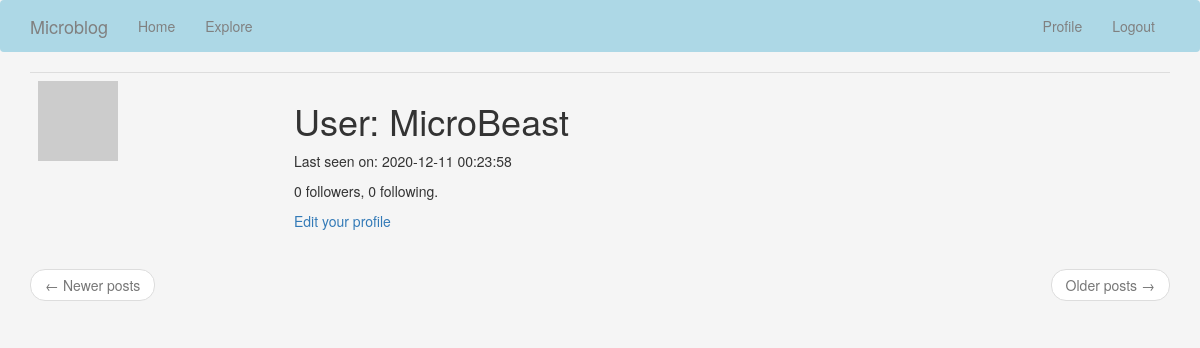
The page /user/MicroBeast (signed in) on the database as committed earlier.
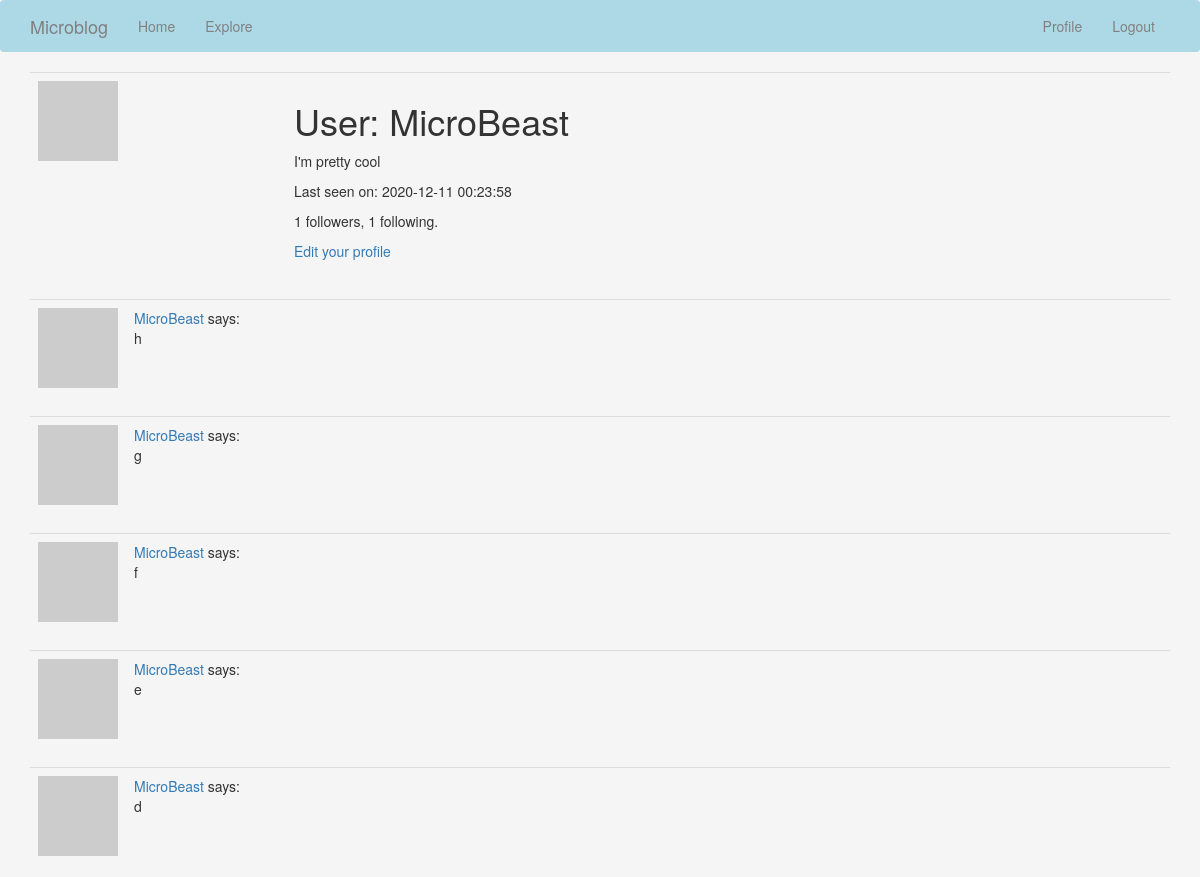
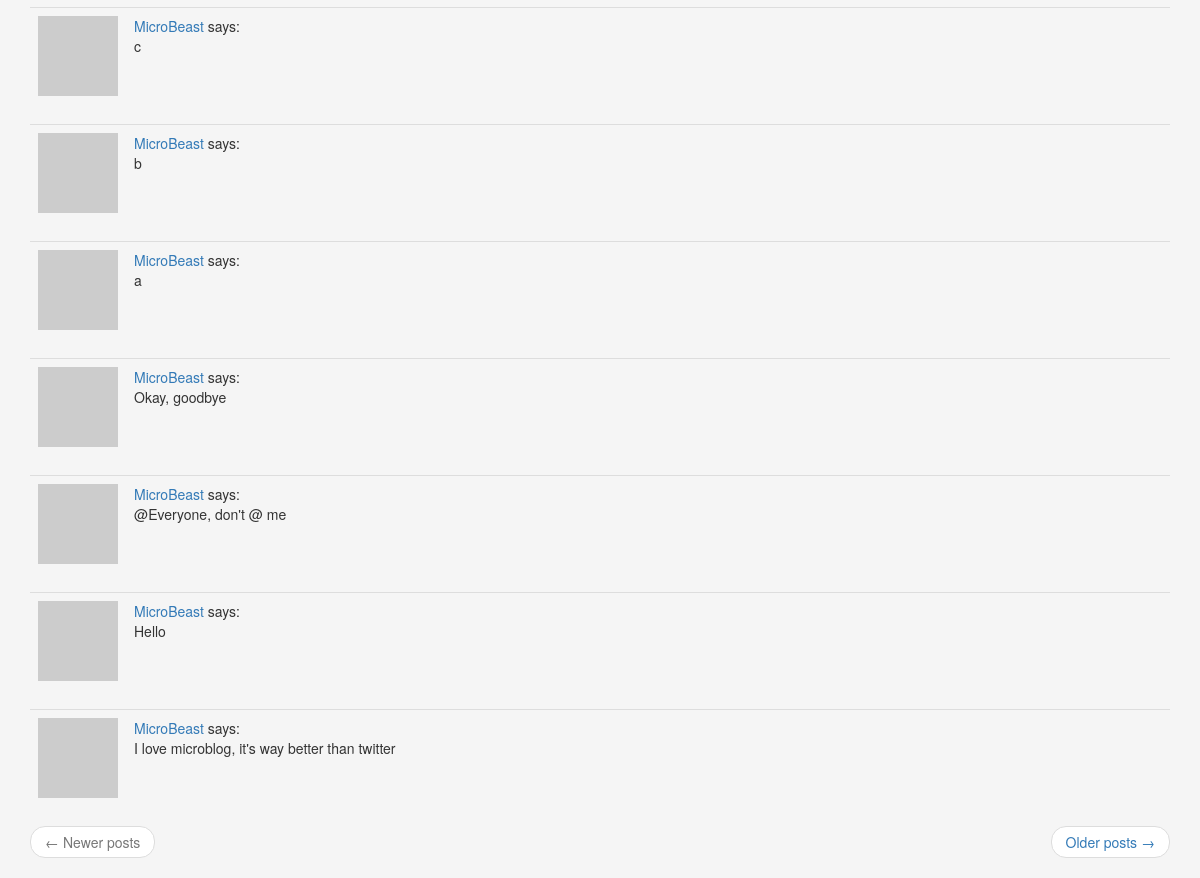
The same page on the database as committed later (2 pictures, top to bottom).
### app/models.py (models this page shows, shortened)
class User(UserMixin, db.Model):
    id = db.Column(db.Integer, primary_key = True)
    username = db.Column(db.String(64), index = True, unique = True)
    email = db.Column(db.String(120), index = True, unique = True)
    password_hash = db.Column(db.String(128))
    posts = db.relationship('Post', backref='author', lazy='dynamic')
    about_me = db.Column(db.String(140))
    last_see = db.Column(db.DateTime, default=datetime.utcnow)
    followed = db.relationship(
        'User', secondary=followers,
        primaryjoin=(followers.c.follower_id == id),
        secondaryjoin=(followers.c.followed_id == id),
        backref=db.backref('followers', lazy='dynamic'), lazy='dynamic')
    def avatar(self, size):
        digest = md5(self.email.lower().encode('utf-8')).hexdigest()
        return 'https://www.gravatar.com/avatar/{}?d=identicon&s={}'.format(digest, size)

class Post(db.Model):
    id = db.Column(db.Integer, primary_key = True)
    body = db.Column(db.String(140))
    timestamp = db.Column(db.DateTime, index = True, default = datetime.utcnow)
    user_id = db.Column(db.Integer, db.ForeignKey('user.id'))

### app/routes.py (the view)
@app.route('/user/<username>')
@login_required
def user(username):
    user = User.query.filter_by(username=username).first_or_404()
    page = request.args.get('page', 1, type=int)
    posts = user.posts.order_by(Post.timestamp.desc()).paginate(
        page, app.config['POSTS_PER_PAGE'], False)
    next_url = url_for('user', username=user.username, page=posts.next_num) \
        if posts.has_next else None
    prev_url = url_for('user', username=user.username, page=posts.prev_num) \
        if posts.has_prev else None
    form = EmptyForm()
    return render_template('user.html', user=user, posts=posts.items,
                           next_url=next_url, prev_url=prev_url, form=form)

### app/models.py (called while the page is built)
@login.user_loader
def load_user(id):
    return User.query.get(int(id))

### app/routes.py (called while the page is built)
@app.before_request
def before_request():
    if current_user.is_authenticated:
        current_user.last_seen = datetime.utcnow()
        db.session.commit()

### app/templates/user.html (shortened to what this page needs)
{% extends "base.html" %}
{% block app_content %}
    <table class="table table-hover">
        <tr>
            <td width="256px"><img src="{{ user.avatar(256) }}"></td>
            <td>
                <h1>User: {{ user.username }}</h1>
                {% if user.about_me %}<p>{{ user.about_me }}</p>{% endif %}
                {% if user.last_seen %}<p>Last seen on: {{ user.last_seen }}</p>{% endif %}
                <p>{{ user.followers.count() }} followers, {{ user.followed.count() }} following.</p>
                {% if user == current_user %}
                <p><a href="{{ url_for('edit_profile') }}">Edit your profile</a></p>
                {% endif %}
            </td>
        </tr>
    </table>
    {% for post in posts %}
        {% include '_post.html' %}
    {% endfor %}
    <nav aria-label="...">
        <ul class="pager">
            <li class="previous{% if not prev_url %} disabled{% endif %}">
                <a href="{{ prev_url or '#' }}">
                    <span aria-hidden="true">&larr;</span> Newer posts
                </a>
            </li>
            <li class="next{% if not next_url %} disabled{% endif %}">
                <a href="{{ next_url or '#' }}">
                    Older posts <span aria-hidden="true">&rarr;</span>
                </a>
            </li>
        </ul>
    </nav>
{% endblock %}

### app/templates/_post.html
<table class="table table-hover">
    <tr>
        <td width="70px">
            <a href="{{ url_for('user', username=post.author.username) }}">
                <img src="{{ post.author.avatar(70) }}" />
            </a>
        </td>
        <td>
            <a href="{{ url_for('user', username=post.author.username) }}">
                {{ post.author.username }}
            </a>
            says:
            <br>
            {{ post.body }}
        </td>
    </tr>
</table>

Rows that differ between the two databases and show on the page:
changed User "MicroBeast": about_me (not shown) → "I'm pretty cool"
added Post: author.username "MicroBeast", body "h"
added Post: author.username "MicroBeast", body "g"
added Post: author.username "MicroBeast", body "f"
added Post: author.username "MicroBeast", body "e"
added Post: author.username "MicroBeast", body "d"
added Post: author.username "MicroBeast", body "c"
added Post: author.username "MicroBeast", body "b"
added Post: author.username "MicroBeast", body "a"
added Post: author.username "MicroBeast", body "Okay, goodbye"
added Post: author.username "MicroBeast", body "@Everyone, don't @ me"
added Post: author.username "MicroBeast", body "Hello"
added Post: author.username "MicroBeast", body "I love microblog, it's way better than twitter"
Other text that changed with them:
{{ user.followers.count() }}: "0" → "1"
{{ user.followed.count() }}: "0" → "1"
